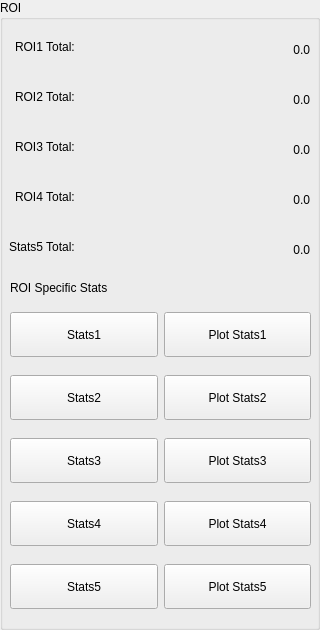
           <widget class="QGroupBox" name="group_box_roi">
            <property name="sizePolicy">
             <sizepolicy hsizetype="Expanding" vsizetype="Minimum">
              <horstretch>0</horstretch>
              <verstretch>0</verstretch>
             </sizepolicy>
            </property>
            <property name="minimumSize">
             <size>
              <width>0</width>
              <height>630</height>
             </size>
            </property>
            <property name="title">
             <string>ROI</string>
            </property>
            <widget class="QWidget" name="formLayoutWidget_2">
             <property name="geometry">
              <rect>
               <x>9</x>
               <y>29</y>
               <width>301</width>
               <height>241</height>
              </rect>
             </property>
             <layout class="QFormLayout" name="formLayout">
              <property name="labelAlignment">
               <set>Qt::AlignRight|Qt::AlignTrailing|Qt::AlignVCenter</set>
              </property>
              <property name="formAlignment">
               <set>Qt::AlignLeading|Qt::AlignLeft|Qt::AlignVCenter</set>
              </property>
              <property name="verticalSpacing">
               <number>20</number>
              </property>
              <item row="0" column="0">
               <widget class="QLabel" name="lbl_ROI1">
                <property name="text">
                 <string>ROI1 Total:</string>
                </property>
               </widget>
              </item>
              <item row="1" column="0">
               <widget class="QLabel" name="lbl_ROI2">
                <property name="text">
                 <string>ROI2 Total:</string>
                </property>
               </widget>
              </item>
              <item row="2" column="0">
               <widget class="QLabel" name="lbl_ROI3">
                <property name="text">
                 <string>ROI3 Total:</string>
                </property>
               </widget>
              </item>
              <item row="3" column="0">
               <widget class="QLabel" name="lbl_ROI4">
                <property name="text">
                 <string>ROI4 Total:</string>
                </property>
               </widget>
              </item>
              <item row="4" column="0">
               <widget class="QLabel" name="lbl_image_total">
                <property name="text">
                 <string>Stats5 Total:</string>
                </property>
               </widget>
              </item>
              <item row="0" column="1">
               <widget class="QLabel" name="roi1_total_value">
                <property name="minimumSize">
                 <size>
                  <width>0</width>
                  <height>30</height>
                 </size>
                </property>
                <property name="frameShadow">
                 <enum>QFrame::Sunken</enum>
                </property>
                <property name="text">
                 <string>0.0</string>
                </property>
                <property name="alignment">
                 <set>Qt::AlignRight|Qt::AlignTrailing|Qt::AlignVCenter</set>
                </property>
               </widget>
              </item>
              <item row="1" column="1">
               <widget class="QLabel" name="roi2_total_value">
                <property name="minimumSize">
                 <size>
                  <width>0</width>
                  <height>30</height>
                 </size>
                </property>
                <property name="frameShadow">
                 <enum>QFrame::Sunken</enum>
                </property>
                <property name="text">
                 <string>0.0</string>
                </property>
                <property name="alignment">
                 <set>Qt::AlignRight|Qt::AlignTrailing|Qt::AlignVCenter</set>
                </property>
               </widget>
              </item>
              <item row="2" column="1">
               <widget class="QLabel" name="roi3_total_value">
                <property name="minimumSize">
                 <size>
                  <width>0</width>
                  <height>30</height>
                 </size>
                </property>
                <property name="frameShadow">
                 <enum>QFrame::Sunken</enum>
                </property>
                <property name="text">
                 <string>0.0</string>
                </property>
                <property name="alignment">
                 <set>Qt::AlignRight|Qt::AlignTrailing|Qt::AlignVCenter</set>
                </property>
               </widget>
              </item>
              <item row="3" column="1">
               <widget class="QLabel" name="roi4_total_value">
                <property name="minimumSize">
                 <size>
                  <width>0</width>
                  <height>30</height>
                 </size>
                </property>
                <property name="frameShadow">
                 <enum>QFrame::Sunken</enum>
                </property>
                <property name="text">
                 <string>0.0</string>
                </property>
                <property name="alignment">
                 <set>Qt::AlignRight|Qt::AlignTrailing|Qt::AlignVCenter</set>
                </property>
               </widget>
              </item>
              <item row="4" column="1">
               <widget class="QLabel" name="stats5_total_value">
                <property name="minimumSize">
                 <size>
                  <width>0</width>
                  <height>30</height>
                 </size>
                </property>
                <property name="frameShadow">
                 <enum>QFrame::Sunken</enum>
                </property>
                <property name="text">
                 <string>0.0</string>
                </property>
                <property name="alignment">
                 <set>Qt::AlignRight|Qt::AlignTrailing|Qt::AlignVCenter</set>
                </property>
               </widget>
              </item>
             </layout>
            </widget>
            <widget class="QLabel" name="lbl_roi_specific_stats">
             <property name="geometry">
              <rect>
               <x>10</x>
               <y>280</y>
               <width>151</width>
               <height>16</height>
              </rect>
             </property>
             <property name="text">
              <string>ROI Specific Stats</string>
             </property>
            </widget>
            <widget class="QWidget" name="verticalLayoutWidget">
             <property name="geometry">
              <rect>
               <x>10</x>
               <y>300</y>
               <width>301</width>
               <height>321</height>
              </rect>
             </property>
             <layout class="QVBoxLayout" name="verticalLayout">
              <item>
               <layout class="QHBoxLayout">
                <item>
                 <widget class="QPushButton" name="btn_Stats1">
                  <property name="minimumSize"><size><width>0</width><height>45</height></size></property>                  <property name="text"><string>Stats1</string></property>
                 </widget>
                </item>
                <item>
                 <widget class="QPushButton" name="btn_PlotStats1">
                  <property name="minimumSize"><size><width>0</width><height>45</height></size></property>                  <property name="text"><string>Plot Stats1</string></property>
                 </widget>
                </item>
               </layout>
              </item>
              <item>
               <layout class="QHBoxLayout">
                <item>
                 <widget class="QPushButton" name="btn_Stats2">
                  <property name="minimumSize"><size><width>0</width><height>45</height></size></property>                  <property name="text"><string>Stats2</string></property>
                 </widget>
                </item>
                <item>
                 <widget class="QPushButton" name="btn_PlotStats2">
                  <property name="minimumSize"><size><width>0</width><height>45</height></size></property>                  <property name="text"><string>Plot Stats2</string></property>
                 </widget>
                </item>
               </layout>
              </item>
              <item>
               <layout class="QHBoxLayout">
                <item>
                 <widget class="QPushButton" name="btn_Stats3">
                  <property name="minimumSize"><size><width>0</width><height>45</height></size></property>                  <property name="text"><string>Stats3</string></property>
                 </widget>
                </item>
                <item>
                 <widget class="QPushButton" name="btn_PlotStats3">
                  <property name="minimumSize"><size><width>0</width><height>45</height></size></property>                  <property name="text"><string>Plot Stats3</string></property>
                 </widget>
                </item>
               </layout>
              </item>
              <item>
               <layout class="QHBoxLayout">
                <item>
                 <widget class="QPushButton" name="btn_Stats4">
                  <property name="minimumSize"><size><width>0</width><height>45</height></size></property>                  <property name="text"><string>Stats4</string></property>
                 </widget>
                </item>
                <item>
                 <widget class="QPushButton" name="btn_PlotStats4">
                  <property name="minimumSize"><size><width>0</width><height>45</height></size></property>                  <property name="text"><string>Plot Stats4</string></property>
                 </widget>
                </item>
               </layout>
              </item>
              <item>
               <layout class="QHBoxLayout">
                <item>
                 <widget class="QPushButton" name="btn_Stats5">
                  <property name="minimumSize"><size><width>0</width><height>45</height></size></property>                  <property name="text"><string>Stats5</string></property>
                 </widget>
                </item>
                <item>
                 <widget class="QPushButton" name="btn_PlotStats5">
                  <property name="minimumSize"><size><width>0</width><height>45</height></size></property>                  <property name="text"><string>Plot Stats5</string></property>
                 </widget>
                </item>
               </layout>
              </item>
             </layout>
            </widget>
           </widget>
